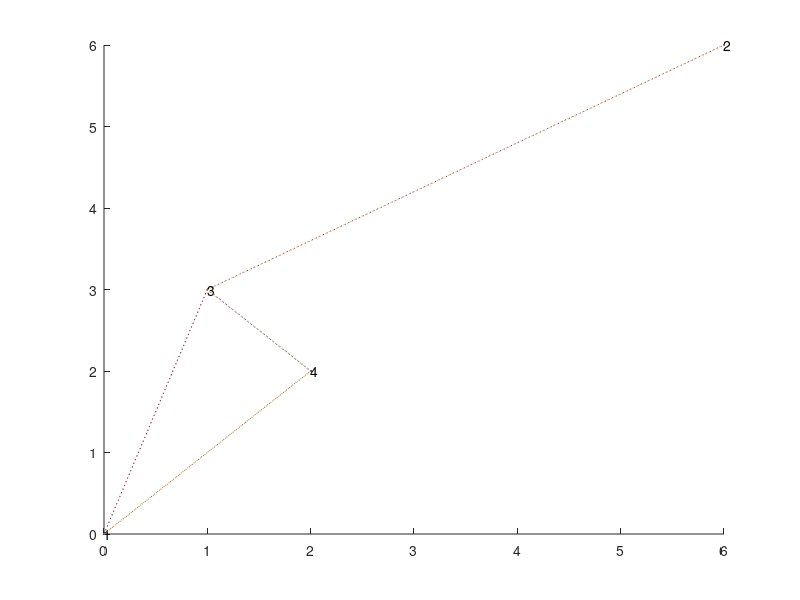

Source code (MATLAB): (Note: this script raises an error after producing the figure.)
clear;

VertexMatrix = [0 0; 6 6; 1 3; 2 2]; 
DistanceMatrix = [inf inf 5 6; inf inf 7 inf; 5 7 inf 4; 6 inf 4 inf];

noOfNodes  = size(VertexMatrix, 1); %count number of nodes
rand('state', 0);
figure(1);
clf;
hold on;
netXloc = VertexMatrix(:, 1);
netYloc = VertexMatrix(:, 2); 

for i = 1:noOfNodes
    plot(netXloc(i), netYloc(i), '.');
    text(netXloc(i), netYloc(i), num2str(i));
    for j = 1:noOfNodes
      if DistanceMatrix(i,j) == inf
        continue;
      end
      line([netXloc(i) netXloc(j)], [netYloc(i) netYloc(j)], 'LineStyle', ':');
      hold on;       
    end;
end;


activeNodes = [];
for i = 1:noOfNodes,
    % initialize the farthest node to be itself;
    farthestPreviousHop(i) = i;     % used to compute the RTS/CTS range;
    farthestNextHop(i) = i;
end;

[path, totalCost, farthestPreviousHop, farthestNextHop] = dijkstra(noOfNodes, DistanceMatrix, noOfNodes-1, noOfNodes, farthestPreviousHop, farthestNextHop); %pass to Dijkstra (number of nodes, DistanceMatrix, Start node, Final node, ..., ...)
path
totalCost
if length(path) ~= 0
    for i = 1:(length(path)-1)
        line([netXloc(path(i)) netXloc(path(i+1))], [netYloc(path(i)) netYloc(path(i+1))], 'Color','r','LineWidth', 0.50, 'LineStyle', '-.');
    end;
end;
hold off;
return;
